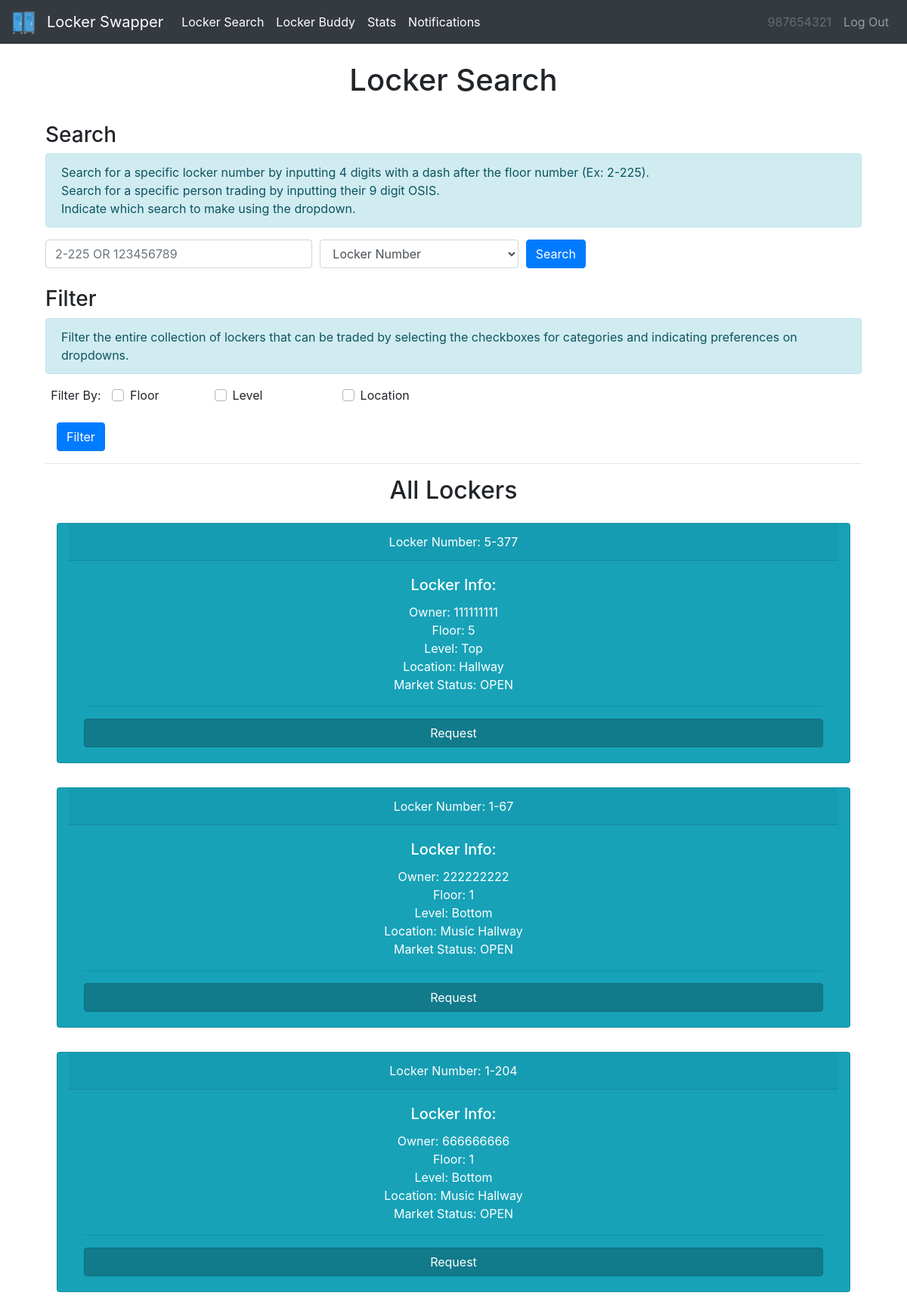
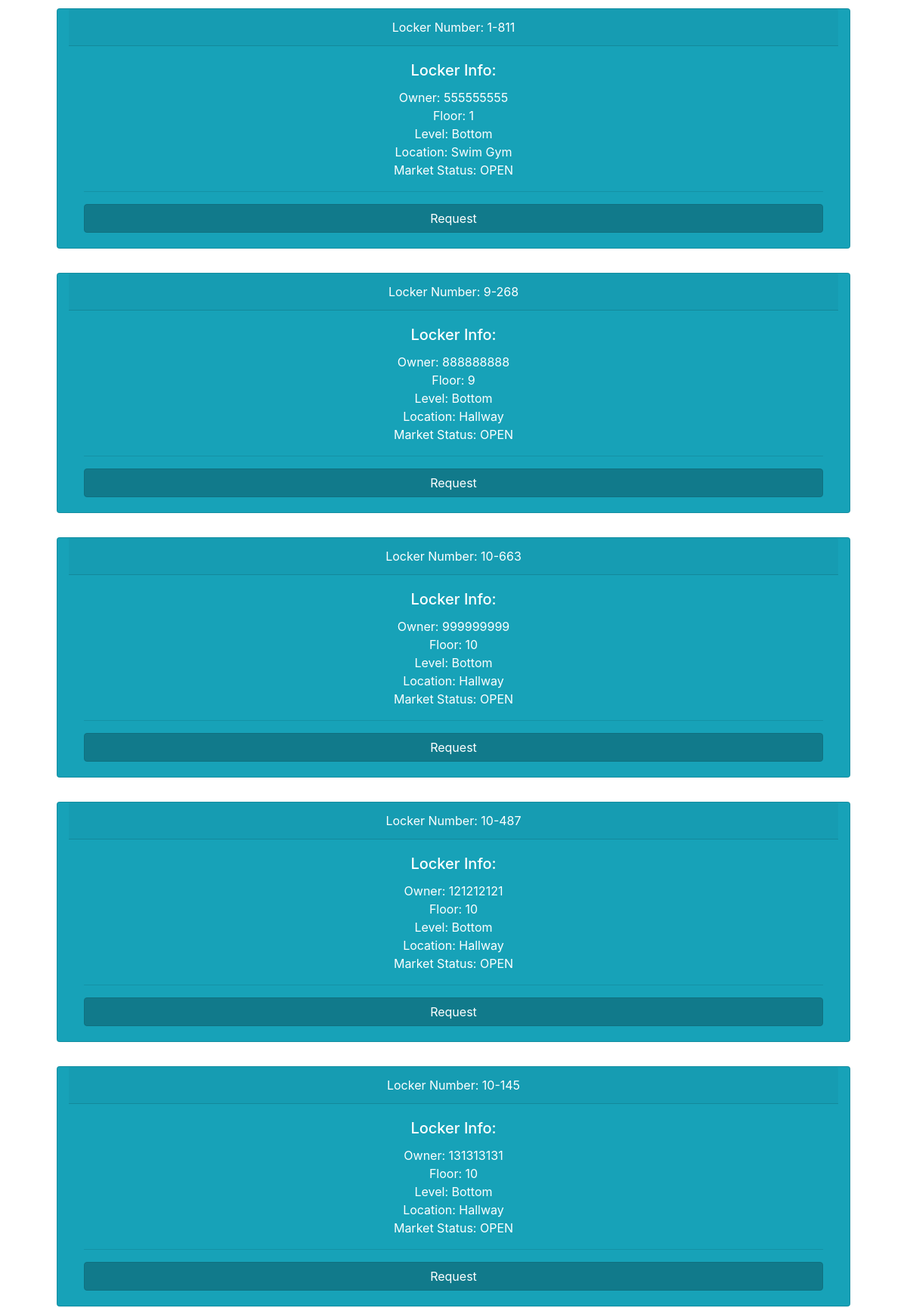
Screenshot of /locker (signed in, upper part) with the database file from the repository (2 pictures, top to bottom).
### tables this page shows
CREATE TABLE transaction_tbl (locker INT, recipient INT, sender INT, status INT, request TEXT, floor INT);

CREATE TABLE locker_tbl (locker INT, owner TEXT, combo TEXT, floor INT, level INT, location TEXT, status TEXT);

### __init__.py (the view)
@app.route("/locker")
@login_required
def locker():
    user = session['osis']
    all = db_manager.tradeableLockers()
    to = db_manager.getTransactionTo(session["osis"])
    sender = db_manager.getTransactionFrom(session["osis"])
    return render_template("locker.html",user=user,all=all,results=[],to=to,sender=sender,heading="Locker Search")

### __init__.py (called while the page is built)
def login_required(f):
    @wraps(f)
    def dec(*args, **kwargs):
        if 'osis' in session:
            return f(*args, **kwargs)
        flash('You must be logged in to view this page!', 'danger')
        return redirect('/')
    return dec

### db_builder.py (called while the page is built)
def exec(cmd):
    db = sqlite3.connect(DB_FILE)
    c = db.cursor()
    output = c.execute(cmd)
    db.commit()
    return output

def execmany(cmd, inputs):
    db = sqlite3.connect(DB_FILE)
    c = db.cursor()
    output = c.execute(cmd, inputs)
    db.commit()
    return output

### db_manager.py (called while the page is built)
def getTransactionFrom(osis):
    q="SELECT recipient FROM transaction_tbl WHERE sender=? AND status = ?"
    inputs = (osis,1)
    data = execmany(q,inputs).fetchall()
    info=[]
    if data is None:
        return info
    for value in data:
        info.append(value[0])
    filtered = [x for x in info if x != '']
    return filtered

def getTransactionTo(osis):
    q="SELECT sender FROM transaction_tbl WHERE recipient=? AND status=?"
    inputs = (osis,1)
    data = execmany(q,inputs).fetchall()
    info=[]
    if data is None:
        return info
    for value in data:
        info.append(value[0])
    return info

def tradeableLockers():
    q = "SELECT * FROM transaction_tbl WHERE status=1 AND request='L' AND recipient=''"
    data = exec(q).fetchall()
    dataDict = {}
    for i in data:
        q = "SELECT * from locker_tbl WHERE locker=? AND status='TRADING'"
        inputs = (i[0],)
        data = execmany(q, inputs).fetchone()
        info=[]
        for value in data:
            info.append(value)
        dataDict[i] = info
    return dataDict

### templates/locker.html (shortened to what this page needs)
{% extends "base.html" %}
{% block body %}
<div class="container">
  <h3>Search</h3>
  <div class="alert alert-info" role="alert">
     Search for a specific locker number by inputting 4 digits with a dash after the floor number (Ex: 2-225).<br>
      Search for a specific person trading by inputting their 9 digit OSIS.<br>
      Indicate which search to make using the dropdown.
  </div>
  <div>
    <form action="/lSearch" method="post">
      <div class="form-row">
        <div class="form group col-md-4">
          <input id="query" class="form-control mr-sm-2" type="text" name="query" placeholder="2-225 OR 123456789"><br>
        </div>
        <div class="form group col-md-3">
          <select id="searchBy" class="form-control" name="searchBy">
            <option>Locker Number</option>
          </select>
        </div>
        <div class="form-group col-md-1">
          <button class="btn btn-primary" type="submit">Search</button>
        </div>
      </div>
    </form>
  </div>
  <h3>Filter</h3>
  <div class="alert alert-info" role="alert">
    Filter the entire collection of lockers that can be traded by selecting the checkboxes for categories and indicating preferences on dropdowns.
  </div>
  <div>
    <form action="/lFilter" method="post">
      <div class="form-row text-center">
        <div class="form-group col-md-1">
          <label for="filter">Filter By:  </label>
        </div>
        <div class="form-group col-md-1 custom-control custom-checkbox">
          <label class="custom-control-label" for="floor">Floor</label>
        </div>
        <div class="form-group col-md-2 custom-control custom-checkbox">
          <label class="custom-control-label" for="level">Level</label>
        </div>
        <div class="form-group col-md-2 custom-control custom-checkbox">
          <label class="custom-control-label" for="type">Location</label>
        </div>
      </div>
      <div class="form-group col-md-1">
        <button class="btn btn-primary" type="submit">Filter</button>
      </div>
    </form>
  </div>
  <hr>
  <div class="container">
    {% if results == [] and all != [] %}
    <div class="text-center">
      <h2>All Lockers</h2>
    </div>
    <div class="col-sm-12 col-md-12 col-lg-12 mx-auto">
      {% for key in all %}
      <div class="row">
        <div class="card text-white text-center bg-info my-3 col-md-12">
          <div class="card-header">Locker Number: {{key[5]}}-{{key[0]}}</div>
          <div class="card-body">
            <h5 class="card-title">Locker Info:</h5>
            <p class="card-text">Owner: {{key[2]}} <br> Floor: {{key[5]}} <br>
                               Level: {{all[key][4]}} <br> Location: {{all[key][5]}} <br>
                               Market Status: OPEN </p>
            <hr class="my-3">
            {% if key[2] not in sender and key[2] not in to and all[key][1] != user %}
            <form action="/lRequest" method="post">
            <div>
              <button class="btn btn-info btn-block active" type="submit" name="lrequest" value ="{{key[2]}}">Request</button>
            </div>
            </form>
            {% endif %}
          </div>
        </div>
      </div>
      {% endfor %}
    {% endif %}
    </div>
    </div>
  </div>
{% endblock %}

### rows the page displays
transaction_tbl: floor "5", locker "377", sender "111111111"
locker_tbl: level "Top", location "Hallway"
transaction_tbl: floor "1", locker "67", sender "222222222"
locker_tbl: level "Bottom", location "Music Hallway"
transaction_tbl: floor "1", locker "204", sender "666666666"
locker_tbl: level "Bottom", location "Music Hallway"
transaction_tbl: floor "1", locker "811", sender "555555555"
locker_tbl: level "Bottom", location "Swim Gym"
transaction_tbl: floor "9", locker "268", sender "888888888"
locker_tbl: level "Bottom", location "Hallway"
transaction_tbl: floor "10", locker "663", sender "999999999"
locker_tbl: level "Bottom", location "Hallway"
transaction_tbl: floor "10", locker "487", sender "121212121"
locker_tbl: level "Bottom", location "Hallway"
transaction_tbl: floor "10", locker "145", sender "131313131"
locker_tbl: level "Bottom", location "Hallway"

### other values shown
{{ user }} "987654321"
{{ heading }} "Locker Search"
